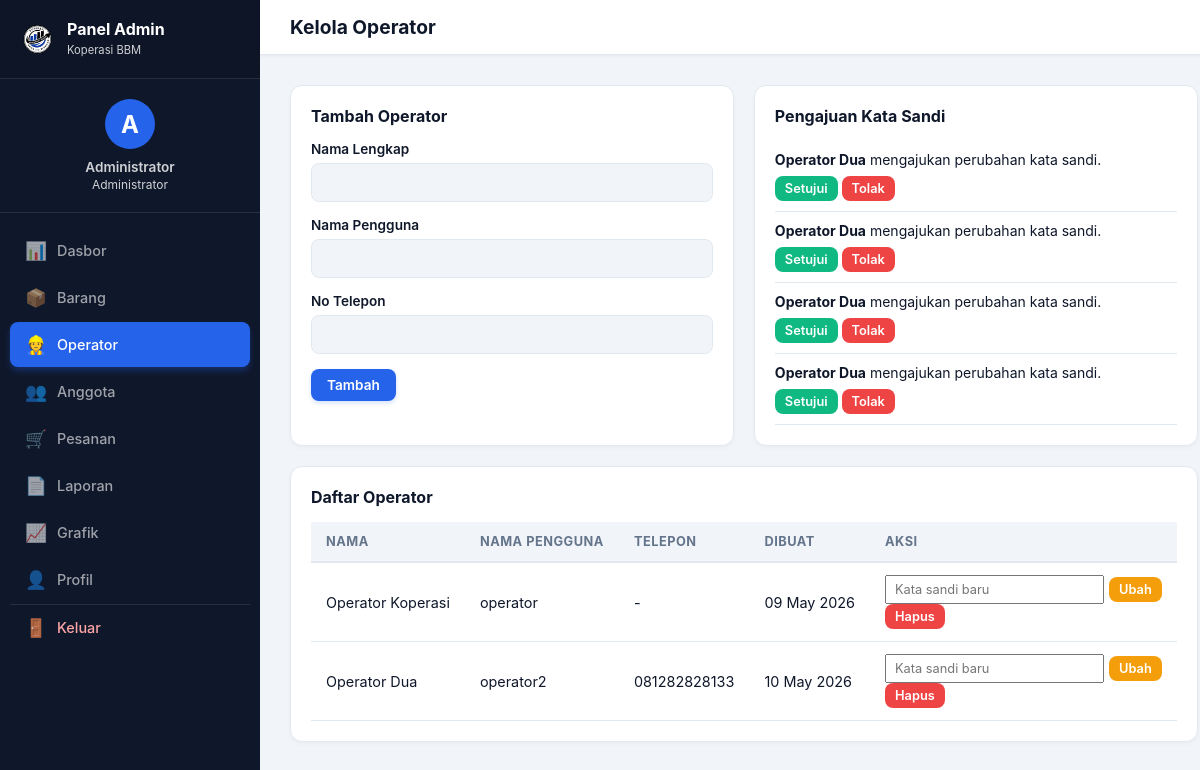
Page /koperasibbm/admin/operator.php (signed in) on the earlier database version.
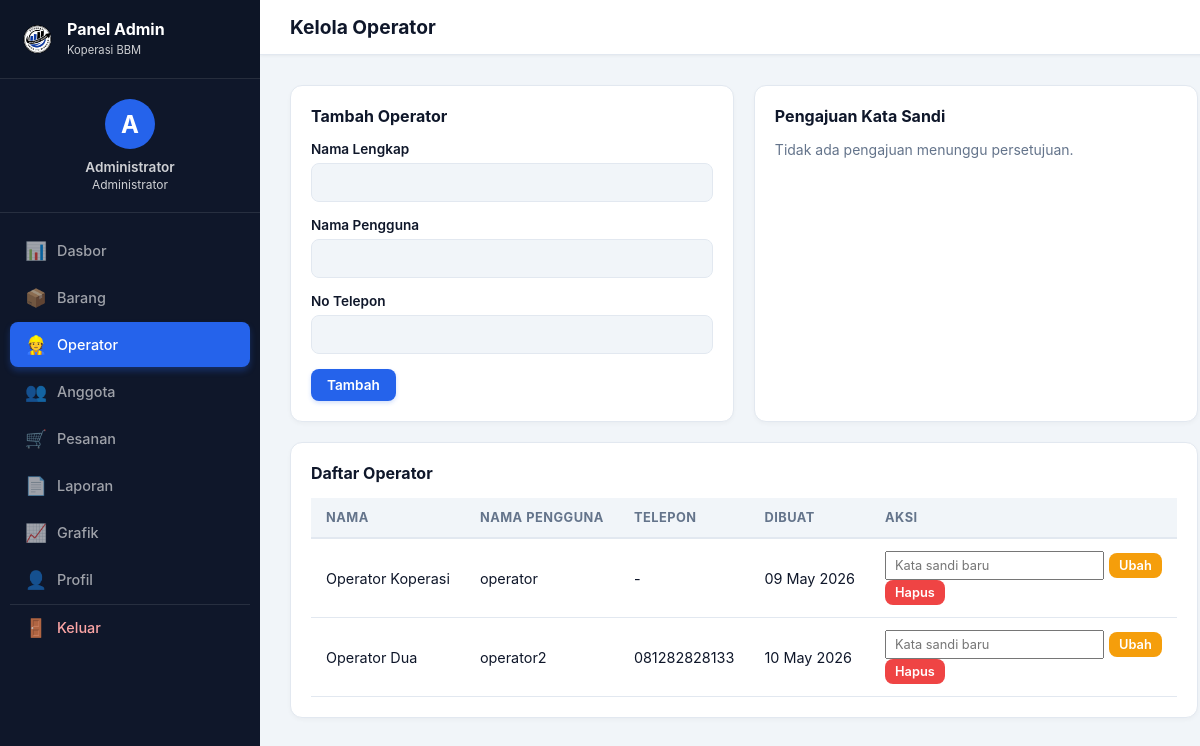
Same page on the later database version.
### tables this page shows
CREATE TABLE `password_request` (
  `id_request` int NOT NULL,
  `id_user` int NOT NULL,
  `new_password` varchar(255) DEFAULT NULL,
  `status` enum('Pending','Approved','Rejected') DEFAULT 'Pending',
  `created_at` timestamp NULL DEFAULT CURRENT_TIMESTAMP
);

CREATE TABLE `users` (
  `id_user` int NOT NULL,
  `nama_lengkap` varchar(100) NOT NULL,
  `username` varchar(50) NOT NULL,
  `password` varchar(255) NOT NULL,
  `no_telepon` varchar(20) DEFAULT NULL,
  `role` enum('admin','operator','user') NOT NULL DEFAULT 'user',
  `jenis_anggota` enum('Murid','Guru','Internal Sekolah') DEFAULT NULL,
  `nis` varchar(20) DEFAULT NULL,
  `nip` varchar(20) DEFAULT NULL,
  `bagian_internal` enum('kantin','satpam','staf sekolah') DEFAULT NULL,
  `created_at` timestamp NULL DEFAULT CURRENT_TIMESTAMP
);

### koperasibbm/config/database.php (called while the page is built, shortened)
<?php
function base_url() {
    return "http://localhost/koperasibbm";
}
?>

### koperasibbm/admin/operator.php (the view, shortened to what this page needs)
<?php
require_once __DIR__ . '/../config/database.php';
 $operators = mysqli_query($conn, "SELECT * FROM users WHERE role='operator'");
 $requests = mysqli_query($conn, "SELECT pr.*, u.nama_lengkap FROM password_request pr JOIN users u ON pr.id_user=u.id_user WHERE pr.status='Pending' AND pr.new_password IS NOT NULL AND pr.new_password <> '' ORDER BY pr.created_at DESC");
?>
<!DOCTYPE html>
<html lang="id">
<head><meta charset="UTF-8"><meta name="viewport" content="width=device-width, initial-scale=1.0"><title>Kelola Operator</title><link rel="stylesheet" href="<?php echo base_url(); ?>/assets/css/style.css"></head>
<body>
<div class="admin-container">
    <?php include __DIR__ . '/../includes/admin_sidebar.php'; ?>
    <div class="main-panel">
        <div class="topbar"><h2>Kelola Operator</h2></div>
        <div class="content-wrapper">
            <div style="display:grid; grid-template-columns:1fr 1fr; gap:20px; margin-bottom:20px;">
                <div class="card" style="margin:0;">
                    <h3 style="margin-bottom:15px;">Tambah Operator</h3>
                    <form method="POST" action="<?php echo base_url(); ?>/admin/operator.php">
                        <div class="form-group"><label>Nama Lengkap</label><input type="text" name="nama_lengkap" required></div>
                        <div class="form-group"><label>Nama Pengguna</label><input type="text" name="username" required></div>
                        <div class="form-group"><label>No Telepon</label><input type="text" name="no_telepon"></div>
                        <button type="submit" name="tambah_op" class="btn btn-primary">Tambah</button>
                    </form>
                </div>
                <div class="card" style="margin:0;">
                    <h3 style="margin-bottom:15px;">Pengajuan Kata Sandi</h3>
                    <ul style="list-style:none; padding:0;">
                    <?php while($r = mysqli_fetch_assoc($requests)): ?>
                        <li style="border-bottom:1px solid var(--border-color); padding:10px 0;">
                            <strong><?php echo htmlspecialchars($r['nama_lengkap'] ?? ''); ?></strong> mengajukan perubahan kata sandi.
                            <div style="margin-top:8px;">
                                <a href="<?php echo base_url(); ?>/admin/operator.php?approve_req=<?php echo $r['id_request']; ?>" class="btn btn-success btn-sm">Setujui</a>
                                <a href="<?php echo base_url(); ?>/admin/operator.php?reject_req=<?php echo $r['id_request']; ?>" class="btn btn-danger btn-sm">Tolak</a>
                            </div>
                        </li>
                    <?php endwhile; ?>
                    <?php if(mysqli_num_rows($requests)==0) echo "<li style='color:var(--text-gray);'>Tidak ada pengajuan menunggu persetujuan.</li>"; ?>
                    </ul>
                </div>
            </div>
            <div class="card">
                <h3 style="margin-bottom:15px;">Daftar Operator</h3>
                <table>
                    <thead><tr><th>Nama</th><th>Nama Pengguna</th><th>Telepon</th><th>Dibuat</th><th>Aksi</th></tr></thead>
                    <tbody>
                    <?php while($o = mysqli_fetch_assoc($operators)): ?>
                    <tr>
                        <td><?php echo htmlspecialchars($o['nama_lengkap'] ?? ''); ?></td>
                        <td><?php echo htmlspecialchars($o['username'] ?? ''); ?></td>
                        <td><?php echo htmlspecialchars($o['no_telepon'] ?? '-'); ?></td>
                        <td><?php echo date('d M Y', strtotime($o['created_at'])); ?></td>
                        <td>
                            <form method="POST" action="<?php echo base_url(); ?>/admin/operator.php" style="display:inline-flex; gap:5px; align-items:center;">
                                <input type="password" name="new_pass" placeholder="Kata sandi baru" required style="padding:5px 8px; font-size:0.8rem;">
                                <button type="submit" name="reset_pass" class="btn btn-warning btn-sm">Ubah</button>
                            </form>
                            <a href="<?php echo base_url(); ?>/admin/operator.php?delete_op=<?php echo $o['id_user']; ?>" class="btn btn-danger btn-sm" onclick="return confirm('Hapus operator ini?')">Hapus</a>
                        </td>
                    </tr>
                    <?php endwhile; ?>
                    </tbody>
                </table>
            </div>
        </div>
    </div>
</div>
</body>
</html>

Differences in the rows shown:
no longer on this page (row edited): password_request: id_user.nama_lengkap "Operator Dua"
no longer on this page (row edited): password_request: id_user.nama_lengkap "Operator Dua"
no longer on this page (row edited): password_request: id_user.nama_lengkap "Operator Dua"
no longer on this page (row edited): password_request: id_user.nama_lengkap "Operator Dua"
Other differences:
text now shown: "Tidak ada pengajuan menunggu persetujuan."
